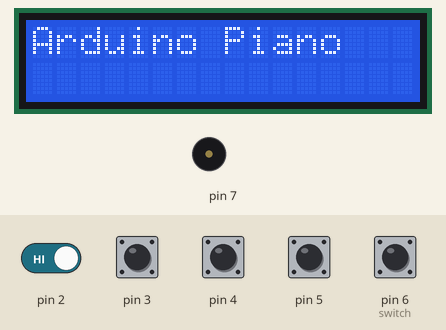
Simulated run of this sketch. Board: Arduino Uno, built with avr-gcc and run on an emulated ATmega328P. Shown: 16×2 character LCD, buzzer (waves = sounding). The test bench sets the inputs (shaded band); at power-on: pin 2–5, pin 6 (switch) HIGH.

Above: at 3.2 s.
3.3 s: pin 6 (switch) pulled LOW for 0.15 s
At 4.4 s:
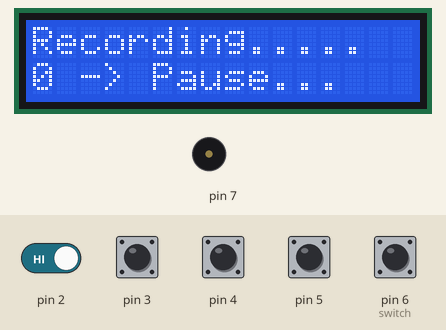
6.4 s: pin 6 (switch) pulled LOW for 1 s
10.4 s: pin 6 (switch) pulled LOW for 1 s
14.4 s: pin 2 driven LOW and pin 6 (switch) driven LOW
At 15.4 s:
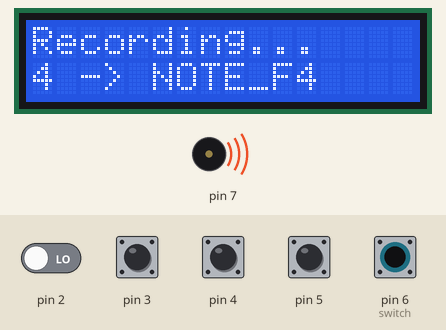
15.9 s: pin 3 pulled LOW for 0.15 s
At 15.98 s:
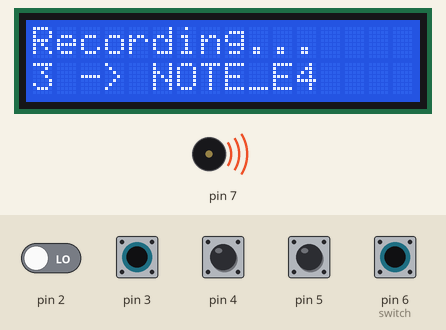
17.5 s: pin 4 pulled LOW for 0.15 s
At 17.58 s:
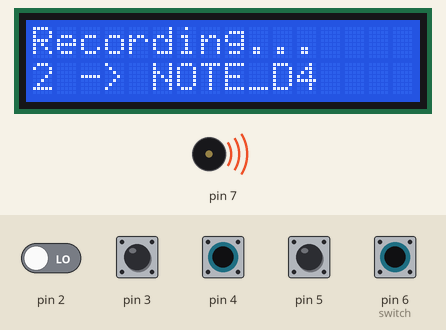
Timing chart, 0 to 20.1 s (numbered marks = the images above; inputs shaded):
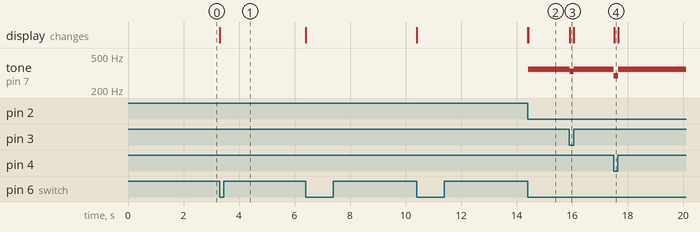

Measured:
- after the input at 3.3 s, the display: first changes at once (image 1 shows a later state)
- after the input at 14.4 s, tone on pin 7: silent → 349 Hz at once; the display: first changes at once (image 2 shows a later state)
- after the input at 15.9 s, tone on pin 7: 349 Hz → 330 Hz at once, → 349 Hz 0.15 s later; the display: changes at once (image 3)
- after the input at 17.5 s, tone on pin 7: 349 Hz → 294 Hz at once, → 349 Hz 0.15 s later; the display: changes at once (image 4)

The sketch:

ArduinoPiano.ino
```cpp
#include <LiquidCrystal.h>

int notes[] = {262, 294, 330, 349}; // Frequency for C4, D4, E4, F4

const int rs = 8, en = 9, d4 = 10, d5 = 11, d6 = 12, d7 = 13;
LiquidCrystal lcd(rs, en, d4, d5, d6, d7);

bool b1;
bool b2;
bool b3;
bool b4;

int button = 0;
int analogVal;
char REC = 0;

int recorded_button[200];
int pev_button;

int recorded_time [200];
char time_index;

char button_index = 0;

unsigned long start_time;
int note_time;

void setup() {

  Serial.begin(9600);
  pinMode (6, INPUT);
  pinMode (5, INPUT_PULLUP);
  pinMode (4, INPUT_PULLUP);
  pinMode (3, INPUT_PULLUP);
  pinMode (2, INPUT_PULLUP);

  lcd.begin(16, 2);
  lcd.print("Arduino Piano"); //Display a intro message

  delay(2000);
  lcd.clear();
}

void loop()
{

  while (digitalRead(6) == 0) //Toggle switch for Recording mode
  {
    lcd.setCursor(0, 0); lcd.print("Recording...");
    lcd.setCursor(0, 1);

    Detect_button();
    Play_tone();
  }


  while (digitalRead(6) == 1) //Toggle switch for Playing mode
  {
  lcd.clear();
  lcd.setCursor(0, 0);  lcd.print("Now Playing...");

  for (int i = 0; i < sizeof(recorded_button) / 2; i++)
  {
    delay((recorded_time[i]) * 10);

    if (recorded_button[i] == 0)
      noTone(7);
    else
      tone(7, notes[(recorded_button[i] - 1)]);
  }
  }
}

void Detect_button()
{
  b1 = digitalRead(5);
  b2 = digitalRead(4);
  b3 = digitalRead(3);
  b4 = digitalRead(2);

  pev_button = button;

  if(b1 == false)
  {
    button = 1;
  }
  else if(b2 == false)
  {
    button = 2;
  }
  else if(b3 == false)
  {
    button = 3;
  }
  else if(b4 == false)
  {
    button = 4;
  }
  else
  {
    button = 0;
  }

  if (button != pev_button && pev_button != 0)
  {
    recorded_button[button_index] = pev_button;
    button_index++;
    recorded_button[button_index] = 0;
    button_index++;
  }
}

void Play_tone()
{
  if (button != pev_button)
  {
    lcd.clear();
    note_time = (millis() - start_time) / 10;

    recorded_time[time_index] = note_time;
    time_index++;

    start_time = millis();
  }

  if (button == 0)
  {
    noTone(7);
    lcd.print("0 -> Pause...");
  }

  if (button == 1)
  {
    tone(7, notes[0]);
    lcd.print("1 -> NOTE_C4");
  }

  if (button == 2)
  {
    tone(7, notes[1]);
    lcd.print("2 -> NOTE_D4");
  }

  if (button == 3)
  {
    tone(7, notes[2]);
    lcd.print("3 -> NOTE_E4");
  }

  if (button == 4)
  {
    tone(7, notes[3]);
    lcd.print("4 -> NOTE_F4");
  }
}
```
